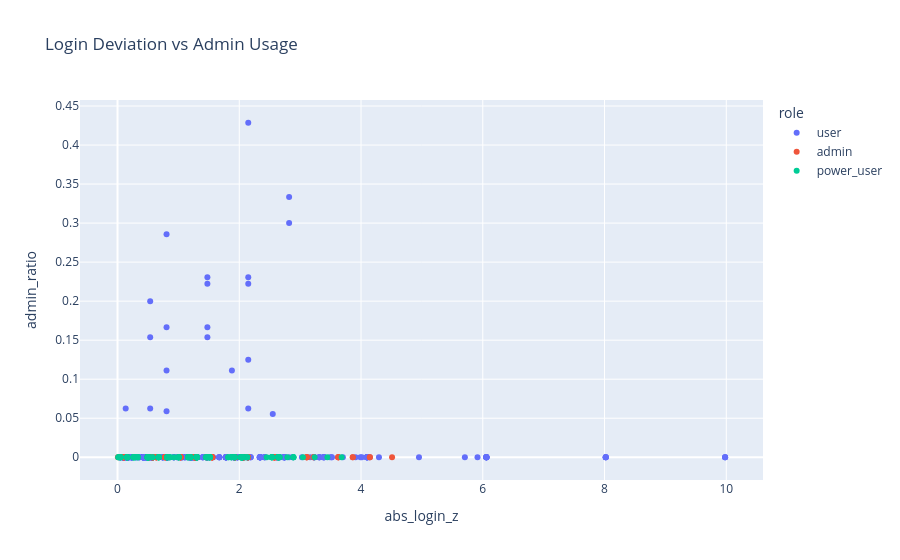

Write notebook code for a chart like this one.
### Code cell
fig = px.scatter(
    grouped_df,
    x="abs_login_z",
    y="admin_ratio",
    color="role",
    hover_data=["session_id", "total_events"],
    title="Login Deviation vs Admin Usage"
)

fig.show()

### Figure 1 — Plotly figure (JSON) as saved in the notebook; plotly's stock layout.template omitted (floating-point values rounded to 4 significant figures; data arrays with more than 128 entries replaced by an {"elided": "..."} marker saying what was removed)
{"data": [{"customdata": {"elided": "467x2 mixed values"}, "hovertemplate": "role=user<br>abs_login_z=%{x}<br>admin_ratio=%{y}<br>session_id=%{customdata[0]}<br>total_events=%{customdata[1]}<extra></extra>", "legendgroup": "user", "marker": {"color": "#636efa", "symbol": "circle"}, "mode": "markers", "name": "user", "orientation": "v", "showlegend": true, "type": "scatter", "x": {"elided": "467 float values"}, "xaxis": "x", "y": {"elided": "467 float values"}, "yaxis": "y"}, {"customdata": {"elided": "127x2 mixed values"}, "hovertemplate": "role=admin<br>abs_login_z=%{x}<br>admin_ratio=%{y}<br>session_id=%{customdata[0]}<br>total_events=%{customdata[1]}<extra></extra>", "legendgroup": "admin", "marker": {"color": "#EF553B", "symbol": "circle"}, "mode": "markers", "name": "admin", "orientation": "v", "showlegend": true, "type": "scatter", "x": [1.929, 1.284, 3.219, 1.284, 1.929, 1.284, 2.574, 0.6387, 1.929, 2.574, 4.51, 1.929, 1.929, 1.284, 2.574, 1.929, 2.574, 3.865, 1.929, 3.219, 2.574, 1.929, 3.865, 2.574, 1.284, 0.6387, 1.929, 0.006452, 2.574, 1.284, 2.574, 1.284, 0.6387, 0.6387, 1.284, 0.6387, 1.284, 1.284, 1.284, 0.6387, 1.284, 2.574, 0.5782, 1.463, 0.5782, 1.259, 1.259, 1.259, 0.102, 2.143, 0.5782, 0.7823, 0.102, 0.7823, 0.102, 0.7823, 0.5782, 2.143, 0.5782, 0.102, 0.102, 2.143, 0.102, 0.102, 2.143, 1.259, 0.102, 2.143, 0.5782, 1.463, 1.259, 0.5782, 0.5782, 0.7823, 0.102, 2.143, 0.5782, 0.7823, 0.5782, 0.5782, 1.259, 0.7823, 2.619, 0.5782, 2.073, 3.109, 1.036, 2.073, 2.073, 1.036, 1.554, 3.627, 1.554, 0.5181, 0.5181, 2.073, 1.036, 1.554, 3.627, 1.554, 0.5181, 2.073, 1.554, 3.109, 1.554, 3.109, 1.554, 1.554, 3.627, 2.591, 4.145, 1.554, 3.627, 1.036, 2.591, 1.036, 3.109, 0.5181, 2.073, 1.554, 2.073, 4.145, 1.036, 1.036, 2.073, 1.036, 1.554], "xaxis": "x", "y": [0.0, 0.0, 0.0, 0.0, 0.0, 0.0, 0.0, 0.0, 0.0, 0.0, 0.0, 0.0, 0.0, 0.0, 0.0, 0.0, 0.0, 0.0, 0.0, 0.0, 0.0, 0.0, 0.0, 0.0, 0.0, 0.0, 0.0, 0.0, 0.0, 0.0, 0.0, 0.0, 0.0, 0.0, 0.0, 0.0, 0.0, 0.0, 0.0, 0.0, 0.0, 0.0, 0.0, 0.0, 0.0, 0.0, 0.0, 0.0, 0.0, 0.0, 0.0, 0.0, 0.0, 0.0, 0.0, 0.0, 0.0, 0.0, 0.0, 0.0, 0.0, 0.0, 0.0, 0.0, 0.0, 0.0, 0.0, 0.0, 0.0, 0.0, 0.0, 0.0, 0.0, 0.0, 0.0, 0.0, 0.0, 0.0, 0.0, 0.0, 0.0, 0.0, 0.0, 0.0, 0.0, 0.0, 0.0, 0.0, 0.0, 0.0, 0.0, 0.0, 0.0, 0.0, 0.0, 0.0, 0.0, 0.0, 0.0, 0.0, 0.0, 0.0, 0.0, 0.0, 0.0, 0.0, 0.0, 0.0, 0.0, 0.0, 0.0, 0.0, 0.0, 0.0, 0.0, 0.0, 0.0, 0.0, 0.0, 0.0, 0.0, 0.0, 0.0, 0.0, 0.0, 0.0, 0.0], "yaxis": "y"}, {"customdata": {"elided": "206x2 mixed values"}, "hovertemplate": "role=power_user<br>abs_login_z=%{x}<br>admin_ratio=%{y}<br>session_id=%{customdata[0]}<br>total_events=%{customdata[1]}<extra></extra>", "legendgroup": "power_user", "marker": {"color": "#00cc96", "symbol": "circle"}, "mode": "markers", "name": "power_user", "orientation": "v", "showlegend": true, "type": "scatter", "x": {"elided": "206 float values"}, "xaxis": "x", "y": {"elided": "206 float values"}, "yaxis": "y"}], "layout": {"legend": {"title": {"text": "role"}, "tracegroupgap": 0}, "title": {"text": "Login Deviation vs Admin Usage"}, "xaxis": {"anchor": "y", "domain": [0, 1], "title": {"text": "abs_login_z"}}, "yaxis": {"anchor": "x", "domain": [0, 1], "title": {"text": "admin_ratio"}}}}
